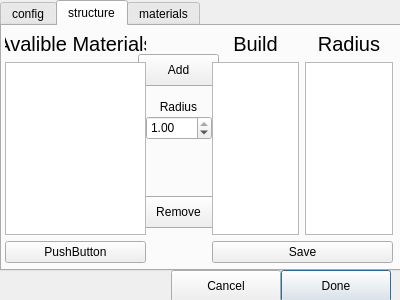
<?xml version="1.0" encoding="UTF-8"?>
<ui version="4.0">
 <class>Configure</class>
 <widget class="QDialog" name="Configure">
  <property name="geometry">
   <rect>
    <x>0</x>
    <y>0</y>
    <width>400</width>
    <height>300</height>
   </rect>
  </property>
  <property name="windowTitle">
   <string>Dialog</string>
  </property>
  <widget class="QPushButton" name="pushButton_exit">
   <property name="geometry">
    <rect>
     <x>281</x>
     <y>270</y>
     <width>110</width>
     <height>32</height>
    </rect>
   </property>
   <property name="text">
    <string>Done</string>
   </property>
  </widget>
  <widget class="QTabWidget" name="tabWidget">
   <property name="geometry">
    <rect>
     <x>0</x>
     <y>0</y>
     <width>401</width>
     <height>271</height>
    </rect>
   </property>
   <property name="currentIndex">
    <number>1</number>
   </property>
   <widget class="QWidget" name="tab">
    <attribute name="title">
     <string>config</string>
    </attribute>
    <widget class="QPushButton" name="pushButton_save_config">
     <property name="geometry">
      <rect>
       <x>261</x>
       <y>205</y>
       <width>131</width>
       <height>32</height>
      </rect>
     </property>
     <property name="font">
      <font>
       <kerning>true</kerning>
      </font>
     </property>
     <property name="text">
      <string>Save</string>
     </property>
     <property name="checkable">
      <bool>false</bool>
     </property>
     <property name="autoExclusive">
      <bool>false</bool>
     </property>
    </widget>
    <widget class="QWidget" name="layoutWidget">
     <property name="geometry">
      <rect>
       <x>100</x>
       <y>40</y>
       <width>201</width>
       <height>131</height>
      </rect>
     </property>
     <layout class="QGridLayout" name="gridLayout">
      <item row="0" column="0">
       <widget class="QLabel" name="label">
        <property name="font">
         <font>
          <pointsize>13</pointsize>
         </font>
        </property>
        <property name="text">
         <string>nPhotons</string>
        </property>
       </widget>
      </item>
      <item row="0" column="1">
       <widget class="QSpinBox" name="spinBox_nPhot">
        <property name="font">
         <font>
          <pointsize>13</pointsize>
         </font>
        </property>
        <property name="accelerated">
         <bool>true</bool>
        </property>
        <property name="maximum">
         <number>1000000000</number>
        </property>
        <property name="value">
         <number>10000</number>
        </property>
       </widget>
      </item>
      <item row="1" column="0">
       <widget class="QLabel" name="label_2">
        <property name="font">
         <font>
          <pointsize>13</pointsize>
         </font>
        </property>
        <property name="text">
         <string>nLayers</string>
        </property>
       </widget>
      </item>
      <item row="1" column="1">
       <widget class="QSpinBox" name="spinBox_nLayers">
        <property name="font">
         <font>
          <pointsize>13</pointsize>
         </font>
        </property>
        <property name="accelerated">
         <bool>true</bool>
        </property>
        <property name="value">
         <number>1</number>
        </property>
       </widget>
      </item>
      <item row="2" column="0">
       <widget class="QLabel" name="label_3">
        <property name="font">
         <font>
          <pointsize>13</pointsize>
         </font>
        </property>
        <property name="text">
         <string>Wavelength</string>
        </property>
       </widget>
      </item>
      <item row="2" column="1">
       <widget class="QSpinBox" name="spinBox_wavelength">
        <property name="font">
         <font>
          <pointsize>13</pointsize>
         </font>
        </property>
        <property name="accelerated">
         <bool>true</bool>
        </property>
        <property name="minimum">
         <number>100</number>
        </property>
        <property name="maximum">
         <number>10000</number>
        </property>
        <property name="value">
         <number>500</number>
        </property>
       </widget>
      </item>
     </layout>
    </widget>
   </widget>
   <widget class="QWidget" name="tab_2">
    <attribute name="title">
     <string>structure</string>
    </attribute>
    <widget class="QPushButton" name="pushButton_add">
     <property name="geometry">
      <rect>
       <x>136</x>
       <y>28</y>
       <width>81</width>
       <height>32</height>
      </rect>
     </property>
     <property name="text">
      <string>Add</string>
     </property>
    </widget>
    <widget class="QPushButton" name="pushButton_remove">
     <property name="geometry">
      <rect>
       <x>136</x>
       <y>170</y>
       <width>81</width>
       <height>32</height>
      </rect>
     </property>
     <property name="text">
      <string>Remove</string>
     </property>
    </widget>
    <widget class="QWidget" name="layoutWidget">
     <property name="geometry">
      <rect>
       <x>3</x>
       <y>6</y>
       <width>141</width>
       <height>231</height>
      </rect>
     </property>
     <layout class="QVBoxLayout" name="verticalLayout_3">
      <item>
       <widget class="QLabel" name="label_4">
        <property name="font">
         <font>
          <pointsize>15</pointsize>
         </font>
        </property>
        <property name="text">
         <string>Avalible Materials</string>
        </property>
        <property name="alignment">
         <set>Qt::AlignCenter</set>
        </property>
       </widget>
      </item>
      <item>
       <widget class="QListWidget" name="listWidget_mat_list"/>
      </item>
      <item>
       <widget class="QPushButton" name="pushButton_invis">
        <property name="text">
         <string>PushButton</string>
        </property>
       </widget>
      </item>
     </layout>
    </widget>
    <widget class="QLabel" name="label_12">
     <property name="geometry">
      <rect>
       <x>147</x>
       <y>73</y>
       <width>59</width>
       <height>16</height>
      </rect>
     </property>
     <property name="text">
      <string>Radius</string>
     </property>
     <property name="alignment">
      <set>Qt::AlignCenter</set>
     </property>
    </widget>
    <widget class="QDoubleSpinBox" name="doubleSpinBox_radius">
     <property name="geometry">
      <rect>
       <x>144</x>
       <y>90</y>
       <width>66</width>
       <height>24</height>
      </rect>
     </property>
     <property name="accelerated">
      <bool>true</bool>
     </property>
     <property name="maximum">
      <double>1.000000000000000</double>
     </property>
     <property name="value">
      <double>1.000000000000000</double>
     </property>
    </widget>
    <widget class="QWidget" name="">
     <property name="geometry">
      <rect>
       <x>210</x>
       <y>6</y>
       <width>181</width>
       <height>231</height>
      </rect>
     </property>
     <layout class="QGridLayout" name="gridLayout_3">
      <item row="0" column="0">
       <widget class="QLabel" name="label_5">
        <property name="font">
         <font>
          <pointsize>15</pointsize>
         </font>
        </property>
        <property name="text">
         <string>Build</string>
        </property>
        <property name="alignment">
         <set>Qt::AlignCenter</set>
        </property>
       </widget>
      </item>
      <item row="1" column="0">
       <widget class="QListWidget" name="listWidget_build"/>
      </item>
      <item row="1" column="1">
       <widget class="QListWidget" name="listWidget_radius"/>
      </item>
      <item row="2" column="0" colspan="2">
       <widget class="QPushButton" name="pushButton_save_struct">
        <property name="text">
         <string>Save</string>
        </property>
        <property name="checkable">
         <bool>false</bool>
        </property>
       </widget>
      </item>
      <item row="0" column="1">
       <widget class="QLabel" name="label_11">
        <property name="font">
         <font>
          <pointsize>15</pointsize>
         </font>
        </property>
        <property name="text">
         <string>Radius</string>
        </property>
        <property name="alignment">
         <set>Qt::AlignCenter</set>
        </property>
       </widget>
      </item>
     </layout>
    </widget>
   </widget>
   <widget class="QWidget" name="tab_3">
    <attribute name="title">
     <string>materials</string>
    </attribute>
    <widget class="QWidget" name="verticalLayoutWidget">
     <property name="geometry">
      <rect>
       <x>3</x>
       <y>6</y>
       <width>151</width>
       <height>231</height>
      </rect>
     </property>
     <layout class="QVBoxLayout" name="verticalLayout">
      <item>
       <widget class="QLabel" name="label_6">
        <property name="font">
         <font>
          <pointsize>15</pointsize>
          <weight>50</weight>
          <bold>false</bold>
         </font>
        </property>
        <property name="text">
         <string>Known Materials</string>
        </property>
        <property name="alignment">
         <set>Qt::AlignCenter</set>
        </property>
       </widget>
      </item>
      <item>
       <widget class="QListWidget" name="listWidget_known_mats"/>
      </item>
      <item>
       <widget class="QPushButton" name="pushButton_edit_material">
        <property name="text">
         <string>Edit</string>
        </property>
       </widget>
      </item>
     </layout>
    </widget>
    <widget class="Line" name="line">
     <property name="geometry">
      <rect>
       <x>150</x>
       <y>-10</y>
       <width>20</width>
       <height>251</height>
      </rect>
     </property>
     <property name="orientation">
      <enum>Qt::Vertical</enum>
     </property>
    </widget>
    <widget class="QPushButton" name="pushButton_new_mat">
     <property name="geometry">
      <rect>
       <x>220</x>
       <y>180</y>
       <width>97</width>
       <height>32</height>
      </rect>
     </property>
     <property name="text">
      <string>Add new</string>
     </property>
    </widget>
    <widget class="QWidget" name="layoutWidget">
     <property name="geometry">
      <rect>
       <x>173</x>
       <y>50</y>
       <width>212</width>
       <height>124</height>
      </rect>
     </property>
     <layout class="QGridLayout" name="gridLayout_2">
      <item row="0" column="0">
       <widget class="QLabel" name="label_10">
        <property name="text">
         <string>Name</string>
        </property>
       </widget>
      </item>
      <item row="0" column="1">
       <widget class="QLineEdit" name="lineEdit_name">
        <property name="inputMethodHints">
         <set>Qt::ImhLowercaseOnly</set>
        </property>
        <property name="maxLength">
         <number>16</number>
        </property>
       </widget>
      </item>
      <item row="1" column="0">
       <widget class="QLabel" name="label_7">
        <property name="text">
         <string>Kappa</string>
        </property>
       </widget>
      </item>
      <item row="1" column="1">
       <widget class="QDoubleSpinBox" name="doubleSpinBox_kappa">
        <property name="accelerated">
         <bool>true</bool>
        </property>
        <property name="decimals">
         <number>4</number>
        </property>
        <property name="maximum">
         <double>1000000.000000000000000</double>
        </property>
        <property name="singleStep">
         <double>0.010000000000000</double>
        </property>
        <property name="value">
         <double>1.000000000000000</double>
        </property>
       </widget>
      </item>
      <item row="2" column="0">
       <widget class="QLabel" name="label_8">
        <property name="text">
         <string>Albedo</string>
        </property>
       </widget>
      </item>
      <item row="2" column="1">
       <widget class="QDoubleSpinBox" name="doubleSpinBox_albedo">
        <property name="accelerated">
         <bool>true</bool>
        </property>
        <property name="maximum">
         <double>1.000000000000000</double>
        </property>
        <property name="singleStep">
         <double>0.010000000000000</double>
        </property>
        <property name="value">
         <double>1.000000000000000</double>
        </property>
       </widget>
      </item>
      <item row="3" column="0">
       <widget class="QLabel" name="label_9">
        <property name="text">
         <string>Scatter type</string>
        </property>
       </widget>
      </item>
      <item row="3" column="1">
       <widget class="QComboBox" name="comboBox_scatter_type"/>
      </item>
     </layout>
    </widget>
   </widget>
  </widget>
  <widget class="QPushButton" name="pushButton_cancel">
   <property name="geometry">
    <rect>
     <x>171</x>
     <y>270</y>
     <width>110</width>
     <height>32</height>
    </rect>
   </property>
   <property name="text">
    <string>Cancel</string>
   </property>
  </widget>
 </widget>
 <tabstops>
  <tabstop>spinBox_nPhot</tabstop>
  <tabstop>spinBox_nLayers</tabstop>
  <tabstop>spinBox_wavelength</tabstop>
  <tabstop>pushButton_save_config</tabstop>
  <tabstop>listWidget_mat_list</tabstop>
  <tabstop>pushButton_add</tabstop>
  <tabstop>pushButton_remove</tabstop>
  <tabstop>listWidget_build</tabstop>
  <tabstop>pushButton_save_struct</tabstop>
  <tabstop>listWidget_known_mats</tabstop>
  <tabstop>pushButton_edit_material</tabstop>
  <tabstop>lineEdit_name</tabstop>
  <tabstop>doubleSpinBox_kappa</tabstop>
  <tabstop>doubleSpinBox_albedo</tabstop>
  <tabstop>comboBox_scatter_type</tabstop>
  <tabstop>pushButton_new_mat</tabstop>
  <tabstop>pushButton_exit</tabstop>
  <tabstop>tabWidget</tabstop>
  <tabstop>pushButton_invis</tabstop>
 </tabstops>
 <resources/>
 <connections>
  <connection>
   <sender>pushButton_exit</sender>
   <signal>clicked()</signal>
   <receiver>Configure</receiver>
   <slot>close()</slot>
   <hints>
    <hint type="sourcelabel">
     <x>336</x>
     <y>284</y>
    </hint>
    <hint type="destinationlabel">
     <x>299</x>
     <y>247</y>
    </hint>
   </hints>
  </connection>
  <connection>
   <sender>pushButton_add</sender>
   <signal>pressed()</signal>
   <receiver>pushButton_save_struct</receiver>
   <slot>setFocus()</slot>
   <hints>
    <hint type="sourcelabel">
     <x>201</x>
     <y>85</y>
    </hint>
    <hint type="destinationlabel">
     <x>283</x>
     <y>260</y>
    </hint>
   </hints>
  </connection>
  <connection>
   <sender>pushButton_cancel</sender>
   <signal>clicked()</signal>
   <receiver>Configure</receiver>
   <slot>close()</slot>
   <hints>
    <hint type="sourcelabel">
     <x>226</x>
     <y>285</y>
    </hint>
    <hint type="destinationlabel">
     <x>165</x>
     <y>286</y>
    </hint>
   </hints>
  </connection>
 </connections>
</ui>
